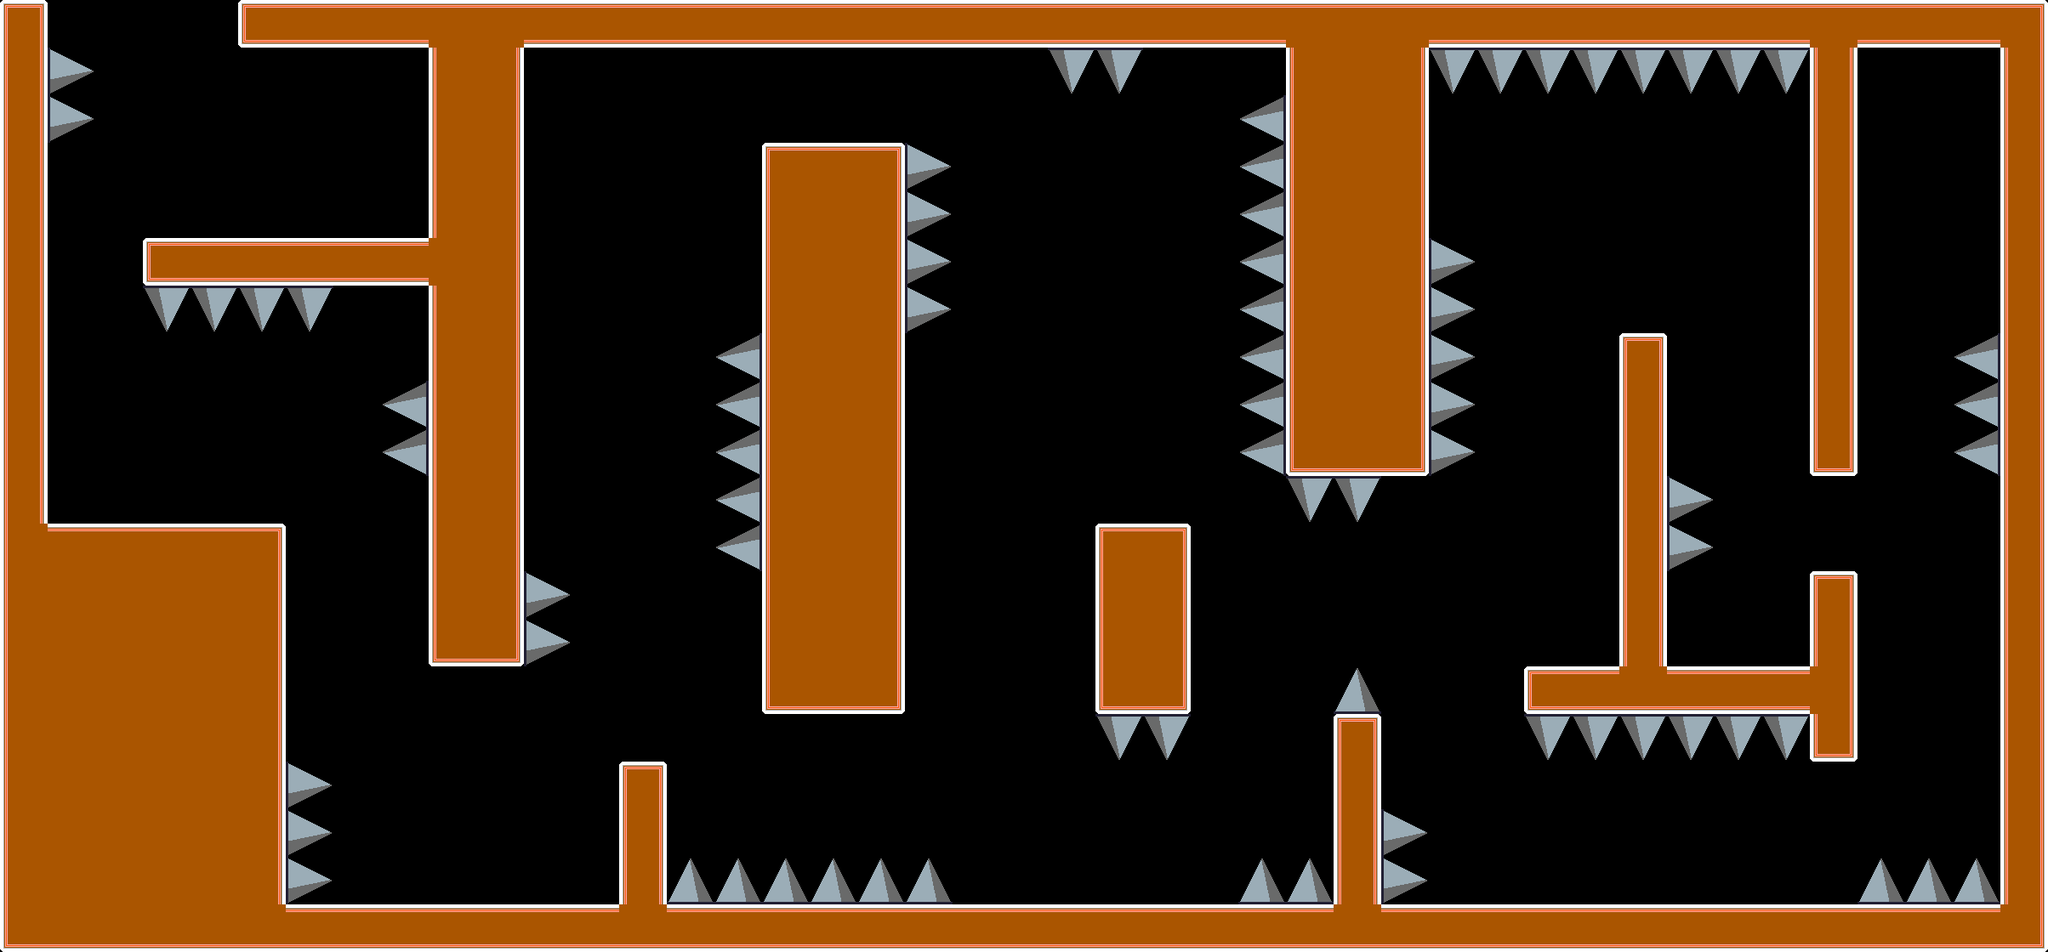

Below is a game level as drawn by its tile map, then a one-line description and the .tmx file that defines it, in full:
An orthogonal 43x20 tile map with 56x56 px tiles, 1 tile layer (visuals), 2 tilesets and 39 objects.

<map version="1.10" tiledversion="1.12.2" orientation="orthogonal" renderorder="right-down" width="43" height="20" tilewidth="56" tileheight="56" infinite="0" nextlayerid="5" nextobjectid="83">
 <tileset firstgid="1" name="tiles-fridge" tilewidth="56" tileheight="56" tilecount="100" columns="10">
  <image source="../images/tiles-fridge.png" width="560" height="560" />
 </tileset>
 <tileset firstgid="101" source="espinho.tsx" />
 <objectgroup id="5" name="spawn">
  <object id="35" x="2268.92" y="112.583" />
 </objectgroup>
 <objectgroup id="4" name="goal">
  <object id="30" x="81.6667" y="14.3333" width="178" height="22" />
 </objectgroup>
 <objectgroup id="3" name="spikes">
  <object id="54" x="2296" y="392" width="56" height="168" />
  <object id="55" x="2184" y="1008" width="168" height="56" />
  <object id="56" x="1792" y="840" width="336" height="56" />
  <object id="57" x="1960" y="560" width="56" height="112" />
  <object id="58" x="1680" y="56" width="448" height="56" />
  <object id="59" x="1680" y="280" width="56" height="280" />
  <object id="60" x="1624" y="952" width="56" height="112" />
  <object id="61" x="1568" y="784" width="56" height="56" />
  <object id="62" x="1512" y="560" width="112" height="56" />
  <object id="64" x="1288" y="840" width="112" height="56" />
  <object id="65" x="1456" y="1008" width="112" height="56" />
  <object id="66" x="1456" y="112" width="56" height="448" />
  <object id="68" x="1064" y="168" width="56" height="224" />
  <object id="69" x="1232" y="56" width="112" height="56" />
  <object id="72" x="616" y="672" width="56" height="112" />
  <object id="74" x="840" y="392" width="56" height="280" />
  <object id="76" x="784" y="1008" width="336" height="56" />
  <object id="77" x="336" y="896" width="56" height="168" />
  <object id="78" x="448" y="448" width="56" height="112" />
  <object id="79" x="168" y="336" width="224" height="56" />
  <object id="81" x="56" y="56" width="56" height="112" />
 </objectgroup>
 <objectgroup id="2" name="walls">
  <object id="29" x="2352" y="0" width="56" height="1120" />
  <object id="32" x="280" y="0" width="2128" height="56" />
  <object id="33" x="0" y="0" width="56" height="1120" />
  <object id="34" x="0" y="1064" width="2408" height="56" />
  <object id="37" x="2128" y="0" width="56" height="560" />
  <object id="39" x="2128" y="672" width="56" height="224" />
  <object id="40" x="1792" y="784" width="336" height="56" />
  <object id="41" x="1568" y="840" width="56" height="224" />
  <object id="42" x="1904" y="392" width="56" height="392" />
  <object id="43" x="1512" y="56" width="168" height="504" />
  <object id="44" x="1288" y="616" width="112" height="224" />
  <object id="46" x="896" y="168" width="168" height="672" />
  <object id="47" x="504" y="56" width="112" height="728" />
  <object id="50" x="56" y="616" width="280" height="448" />
  <object id="52" x="168" y="280" width="336" height="56" />
  <object id="53" x="728" y="896" width="56" height="168" />
 </objectgroup>
 <layer id="1" name="visuals" width="43" height="20">
  <data encoding="csv">
1,40,40,40,40,35,56,56,56,4,4,56,56,56,56,56,56,56,56,56,56,56,56,56,56,56,56,4,4,4,56,56,56,56,56,56,56,56,4,56,56,56,5,
11,101,39,39,39,39,39,39,39,13,15,39,39,39,39,39,39,39,39,39,39,39,2684354661,2684354661,39,39,39,13,14,15,2684354661,2684354661,2684354661,2684354661,2684354661,2684354661,2684354661,2684354661,11,39,39,39,11,
11,101,39,39,39,39,39,39,39,13,15,39,39,39,39,39,39,39,39,39,39,39,39,39,39,39,3221225573,13,14,15,39,39,39,39,39,39,39,39,11,39,39,39,11,
11,39,39,39,39,39,39,39,39,13,15,39,39,39,39,39,3,4,5,101,39,39,39,39,39,39,3221225573,13,14,15,39,39,39,39,39,39,39,39,11,39,39,39,11,
11,39,39,39,39,39,39,39,39,13,15,39,39,39,39,39,13,14,15,101,39,39,39,39,39,39,3221225573,13,14,15,39,39,39,39,39,39,39,39,11,39,39,39,11,
11,39,39,35,56,56,56,56,56,14,15,39,39,39,39,39,13,14,15,101,39,39,39,39,39,39,3221225573,13,14,15,101,39,39,39,39,39,39,39,11,39,39,39,11,
11,39,39,2684354661,2684354661,2684354661,2684354661,39,39,13,15,39,39,39,39,39,13,14,15,101,39,39,39,39,39,39,3221225573,13,14,15,101,39,39,39,39,39,39,39,11,39,39,39,11,
11,39,39,39,39,39,39,39,39,13,15,39,39,39,39,3221225573,13,14,15,39,39,39,39,39,39,39,3221225573,13,14,15,101,39,39,39,1,39,39,39,11,39,39,3221225573,11,
11,39,39,39,39,39,39,39,3221225573,13,15,39,39,39,39,3221225573,13,14,15,39,39,39,39,39,39,39,3221225573,13,14,15,101,39,39,39,11,39,39,39,11,39,39,3221225573,11,
11,39,39,39,39,39,39,39,3221225573,13,15,39,39,39,39,3221225573,13,14,15,39,39,39,39,39,39,39,3221225573,23,24,25,101,39,39,39,11,39,39,39,21,39,39,3221225573,11,
11,39,39,39,39,39,39,39,39,13,15,39,39,39,39,3221225573,13,14,15,39,39,39,39,39,39,39,39,2684354661,2684354661,39,39,39,39,39,11,101,39,39,39,39,39,39,11,
13,4,4,4,4,7,39,39,39,13,15,39,39,39,39,3221225573,13,14,15,39,39,39,39,3,5,39,39,39,39,39,39,39,39,39,11,101,39,39,39,39,39,39,11,
13,14,14,14,14,15,39,39,39,13,15,101,39,39,39,39,13,14,15,39,39,39,39,13,15,39,39,39,39,39,39,39,39,39,11,39,39,39,1,39,39,39,11,
13,14,14,14,14,15,39,39,39,23,25,101,39,39,39,39,13,14,15,39,39,39,39,13,15,39,39,39,39,39,39,39,39,39,11,39,39,39,11,39,39,39,11,
13,14,14,14,14,15,39,39,39,39,39,39,39,39,39,39,23,24,25,39,39,39,39,23,25,39,39,39,1610612837,39,39,39,35,56,24,56,56,56,15,39,39,39,11,
13,14,14,14,14,15,39,39,39,39,39,39,39,39,39,39,39,39,39,39,39,39,39,2684354661,2684354661,39,39,39,1,39,39,39,2684354661,2684354661,2684354661,2684354661,2684354661,2684354661,21,39,39,39,11,
13,14,14,14,14,15,101,39,39,39,39,39,39,1,39,39,39,39,39,39,39,39,39,39,39,39,39,39,11,39,39,39,39,39,39,39,39,39,39,39,39,39,11,
13,14,14,14,14,15,101,39,39,39,39,39,39,11,39,39,39,39,39,39,39,39,39,39,39,39,39,39,11,101,39,39,39,39,39,39,39,39,39,39,39,39,11,
13,14,14,14,14,15,101,40,40,40,39,39,39,11,1610612837,1610612837,1610612837,1610612837,1610612837,1610612837,39,39,39,39,39,39,1610612837,1610612837,11,101,39,39,39,39,39,39,39,39,39,1610612837,1610612837,1610612837,11,
23,24,24,24,24,24,2684354571,2684354571,2684354571,2684354571,2684354571,2684354571,2684354571,24,2684354571,2684354571,2684354571,2684354571,2684354571,2684354571,56,56,56,56,56,56,56,56,24,56,56,56,56,56,56,56,56,56,56,56,56,56,25
</data>
 </layer>
</map>
